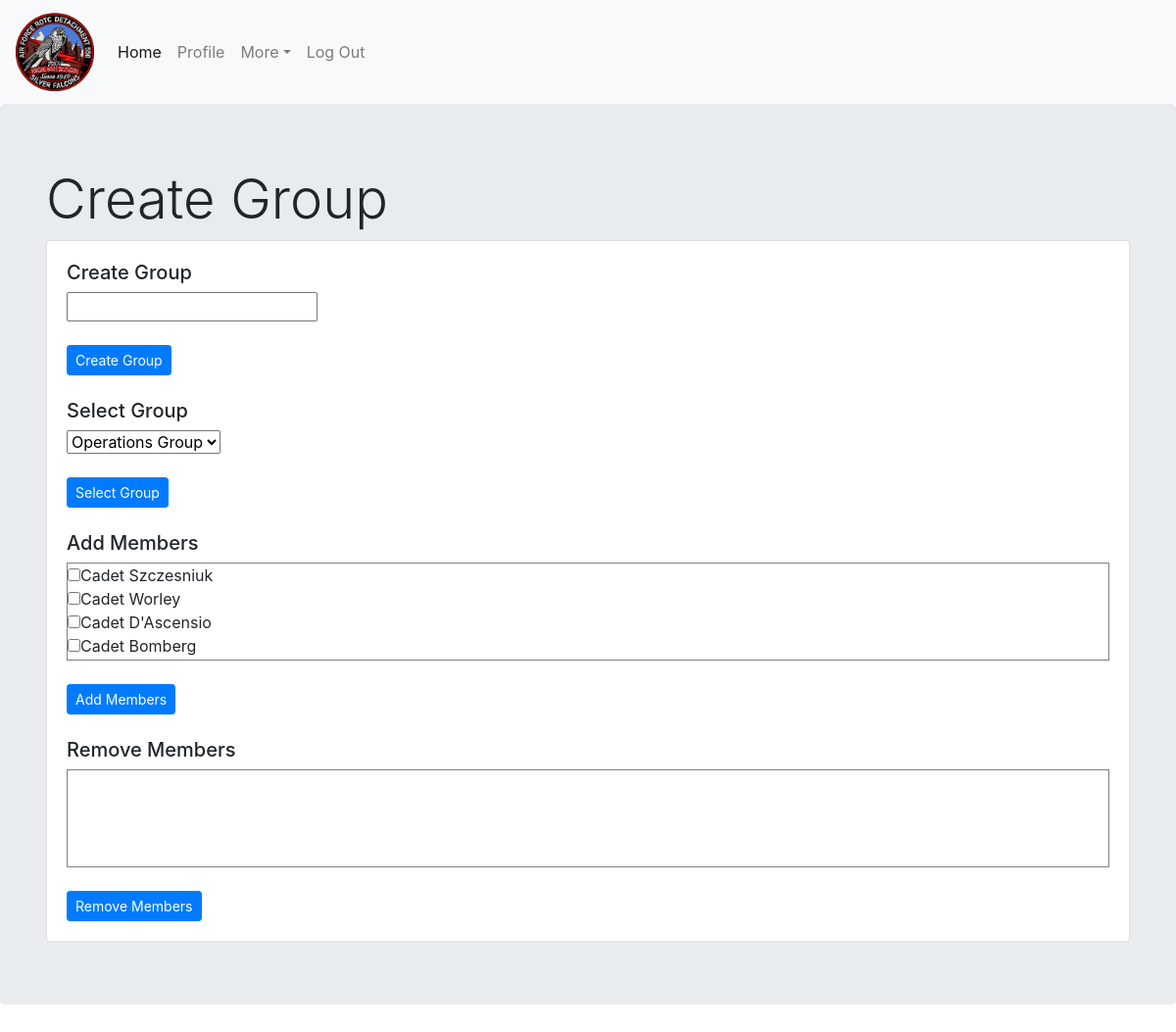
The app's page /addgroup.php (signed in), older data.
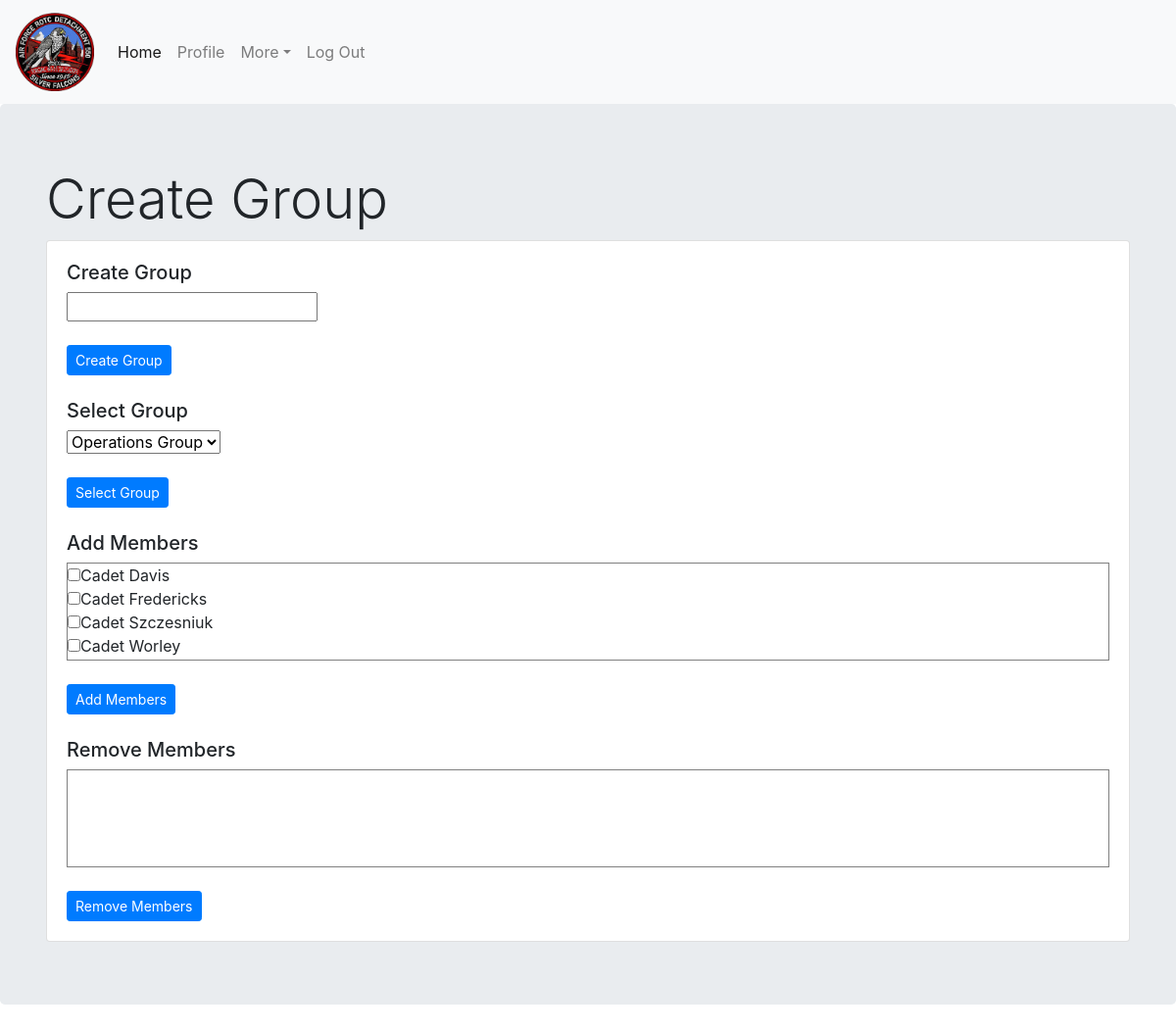
The same page, newer data.
### tables this page shows
CREATE TABLE `cadet` (
  `firstName` varchar(255) DEFAULT NULL,
  `rank` varchar(25) DEFAULT NULL,
  `rin` int(11) NOT NULL,
  `primaryEmail` varchar(100) DEFAULT NULL,
  `secondaryEmail` varchar(255) DEFAULT NULL,
  `primaryPhone` bigint(15) NOT NULL,
  `secondaryPhone` bigint(15) DEFAULT NULL,
  `password` varchar(255) DEFAULT NULL,
  `bio` text,
  `flight` varchar(20) NOT NULL,
  `position` varchar(100) DEFAULT NULL,
  `groupMe` varchar(50) NOT NULL,
  `AFGoals` text,
  `awards` text,
  `middleName` varchar(255) DEFAULT NULL,
  `lastName` varchar(255) NOT NULL,
  `PGoals` text NOT NULL,
  `admin` tinyint(1) NOT NULL DEFAULT '0',
  `rfid` int(10) DEFAULT NULL
);

### addgroup.php (the view, shortened to what this page needs)
<?php
include('./assets/inc/header.php');
?>
<head>
</head>
<body>
<div class="jumbotron container-fluid">
  <div class="container">
    <h1 class="display-4"> Create Group </h1>
    <div class="card" id="Edit Groups">
      <div class="card-body">
        <form id="makegroup" method="POST" name="makegroup" action="group.php">
          <h5 class="card-text">Create Group</h5>
          <input type="text" name="groupname" id="groupname"><br></br>
          <button class="btn btn-sm btn-primary" type="submit" name="submit">Create Group</button>
        </form><br>
        <h5 class="card-text">Select Group</h5>
        <form id="selectgroup" method="POST" name="selectgroup" action="addgroup.php">
          <select id="selectgroup" name="selectgroup">
          <?php
            $query = 'SELECT * FROM cadetGroup';
            $stmt = $mysqli->prepare($query);
            $stmt->execute();
            $result = $stmt->get_result();
            while ($row = $result->fetch_assoc()) {
              if(isset($_SESSION['selectgroup']) && $_SESSION['selectgroup'] == $row['id'])
              {
                echo "<option selected value ='" . $row['id'] . "'>" . $row['label'] . "</option>";
              }
              else
              {
                echo "<option value ='" . $row['id'] . "'>" . $row['label'] . "</option>";
              }
            }
            ?>
          </select><br></br>
          <button class="btn btn-sm btn-primary" type="submit" name="submit">Select Group</button>
        </form><br>
            <?php if(isset($_SESSION['selectgroup']))
            {
              $visible = 'visible';
            }
            else
            {
              $visible = 'hidden';
            }
            ?>
        <form id="addgroup" method="POST" name="addgroup" action="group.php" style="<?php echo $visible ?>">
          <h5 class="card-text">Add Members</h5>
            <div class="selectcadets" style="height:100px;overflow-y: scroll;border: solid grey 1px;">
            <?php
              $query = 'SELECT * FROM cadet';
              $stmt = $mysqli->prepare($query);
              $stmt->execute();
              $result = $stmt->get_result();
              while ($row = $result->fetch_assoc()) {
                echo "<input type='checkbox' name='acadets[]' value ='" . $row['rin'] . "'>Cadet " . $row['lastName'] . "</input><br>";
              }
            ?>
            </div><br>
            <button class="btn btn-sm btn-primary" type="submit" name="submit">Add Members</button>
        </form><br>
        <form id="addgroup" method="POST" name="addgroup" action="group.php" style="<?php echo $visible ?>">
          <h5>Remove Members</h5>
          <div class="selectcadets" style="height:100px;border: solid grey 1px;overflow-y: scroll;">
          </div><br>
          <button class="btn btn-sm btn-primary" type="submit" name="submit">Remove Members</button>
        </form>
      </div>
    </div>
  </div>
</div>
</body>

Row changes from the older to the newer data that the page shows:
no longer on this page (row edited): cadet: lastName "D'Ascensio"
no longer on this page (row edited): cadet: lastName "Bomberg"
added cadet: lastName "Davis"
added cadet: lastName "Fredericks"
